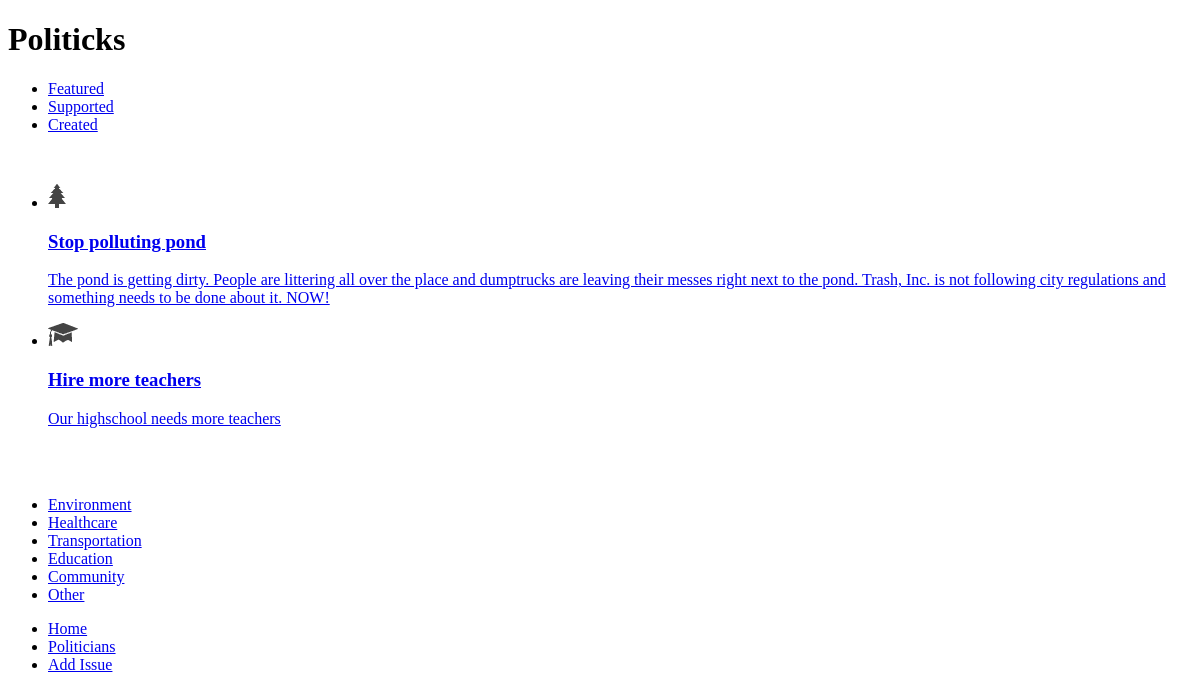
The page /supportedissues.php (signed in) on the database its author committed.
### tables this page shows
CREATE TABLE IF NOT EXISTS `issues` (
  `id` int(11) NOT NULL AUTO_INCREMENT,
  `name` tinytext NOT NULL,
  `description` text,
  `funding` double NOT NULL DEFAULT '0',
  `likes` int(11) NOT NULL DEFAULT '0',
  `category_id` int(11) NOT NULL,
  `user_id` int(11) NOT NULL,
  `image` varchar(100) NOT NULL,
  `latitude` float NOT NULL DEFAULT '0',
  `longitude` float NOT NULL DEFAULT '0',
  PRIMARY KEY (`id`)
);

CREATE TABLE IF NOT EXISTS `categories` (
  `id` int(11) NOT NULL AUTO_INCREMENT,
  `name` tinytext NOT NULL,
  `icon` varchar(75) NOT NULL,
  PRIMARY KEY (`id`)
);

### supportedissues.php (the view, shortened to what this page needs)
<?php include_once("header.php") ?>
	<div data-role="content">
		<div data-role="navbar">
		<ul>
			<li><a href="index.php" data-theme="c">Featured</a></li>
			<li><a href="supportedissues.php" data-theme="c" class="ui-btn-active ui-state-persist">Supported</a></li>
			<li><a href="createdissues.php" data-theme="c">Created</a></li>
		</ul>
		</div>
		<br />
<?php
	if(isset($_GET["category"])){
		$query = sprintf("select *, issues.id as iid, issues.name as iname from issues, categories, userstoissues where issues.category_id = '%s' and categories.id = '%s' and issues.id = userstoissues.issue_id and userstoissues.user_id = '%s'", mysql_real_escape_string($_GET["category"]), mysql_real_escape_string($_GET["category"]), mysql_real_escape_string($_SESSION["userid"]));
	}else{
		$query = sprintf("select *, issues.id as iid, categories.id as cid, issues.name as iname, categories.name as cname from issues,categories, userstoissues where issues.category_id = categories.id and issues.id = userstoissues.issue_id and userstoissues.user_id = '%s'", mysql_real_escape_string($_SESSION["userid"]));
	}
	$result = mysql_query($query);
	$issues = "";
	$issuesgrid = "";
	while ($row=mysql_fetch_array($result)) {
	    $id = $row["iid"];
	    $name = $row["iname"];
	    $description = $row["description"];
	    $icon = $row["icon"];
	    $issues .= "<li><a href=\"issues.php?id=".$id."\">".
				"<img src=\"".$icon."\" />".
				"<h3>".$name."</h3>".
				"<p>".$description."</p>".
				"</a>".
				"</li>";
	}
	$query = "select * from categories";
	$result = mysql_query($query);
	while ($row=mysql_fetch_array($result)){
		$issuesgrid .= "<li><a href=\"supportedissues.php?category=".$row["id"]."\" id=\"".$row["name"]."\" data-icon=\"custom\" data-theme=\"c\">".$row["name"]."</a></li>";
	}
?>
		<div class="content-primary">
		<ul data-role="listview" data-split-icon="arrow-r" data-theme="c" data-split-theme="d" data-filter="true" data-filter-placeholder="Search Issues...">
			<?= $issues; ?>
		</ul>
		<br />
		<br />
		<div data-role="footer" class="nav-glyphish-example">
			<div data-role="navbar" class="nav-glyphish-example" data-grid="a">
			<ul>
				<?= $issuesgrid; ?>
			</ul>
			</div>
		</div>
		</div>
	</div>
<?php include_once("footer.php") ?>

### rows shown on the page
issues: category.icon (picture), name "Stop polluting pond", description "The pond is getting dirty. People are littering all over the place and dumptrucks are leaving their messes right next to the pond. Trash, Inc. is not following city regulations and something needs to be done about it. NOW!"
issues: category.icon (picture), name "Hire more teachers", description "Our highschool needs more teachers"
categories: name "Environment"
categories: name "Healthcare"
categories: name "Transportation"
categories: name "Education"
categories: name "Community"
categories: name "Other"
